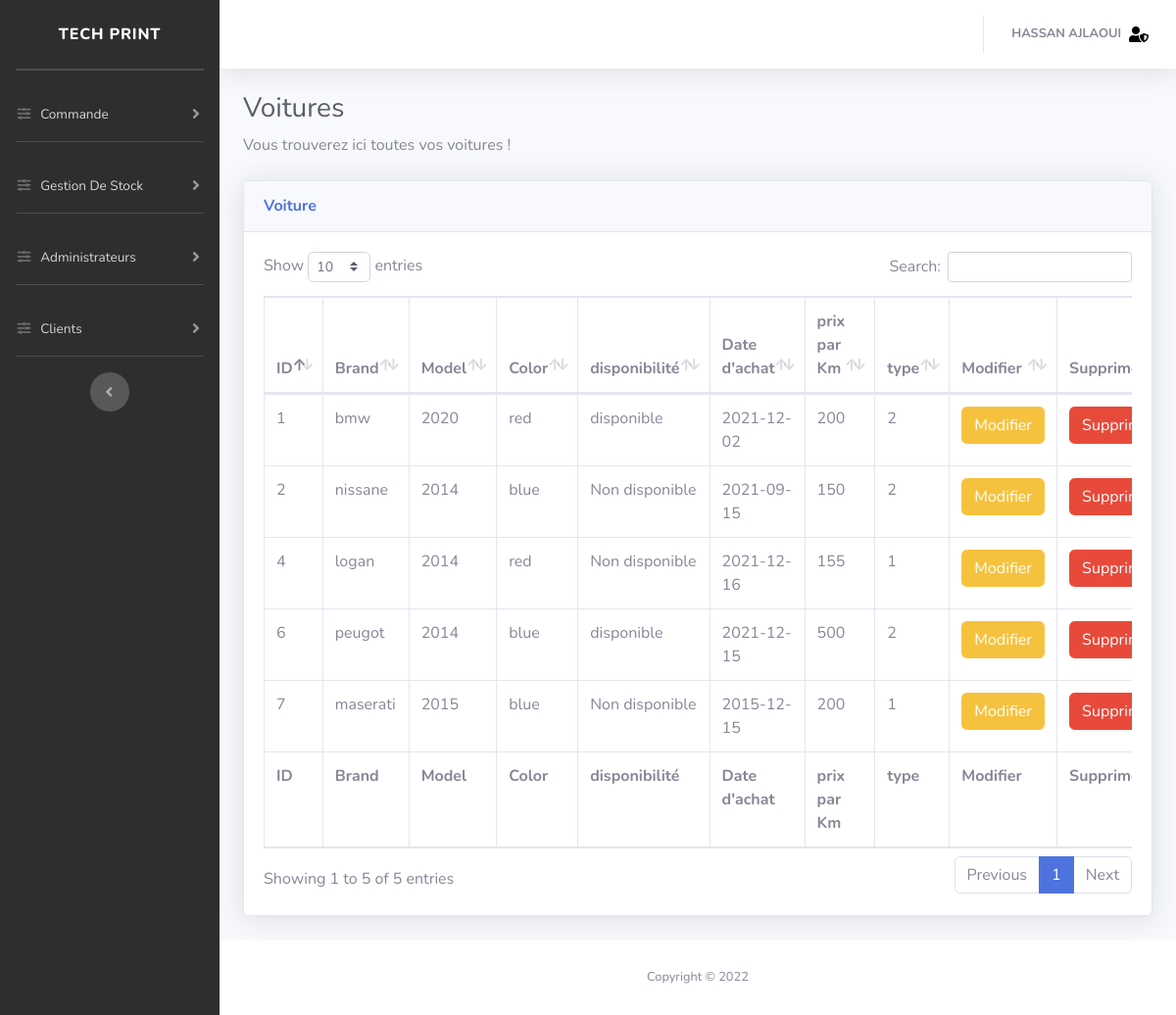
The app's page /dash/cars.php (signed in) with its own data.
### tables this page shows
CREATE TABLE `cars` (
  `carID` int(11) NOT NULL,
  `carBrand` varchar(20) DEFAULT NULL,
  `carModel` varchar(20) DEFAULT NULL,
  `carColor` varchar(20) DEFAULT NULL,
  `isDisponible` enum('1','-1') NOT NULL DEFAULT '1',
  `purchaseDate` date DEFAULT NULL,
  `priceKm` decimal(10,0) NOT NULL,
  `typeID` int(11) DEFAULT NULL
);

### dash/traitement/function.php (called while the page is built, shortened)
<?php
	function connecte(){
					try{
						$db = new PDO('mysql:host=localhost;dbname=cars;charset=utf8','root','');
						$db->setAttribute(PDO::ATTR_DEFAULT_FETCH_MODE, PDO::FETCH_ASSOC);
						$db->query("SET NAMES utf8mb4");
					}catch(PDOException $e){
					}
					return $db;
				}
	function PDO($query,$array){
					$db = connecte();
					$stm = $db->prepare($query);
					$stm->execute();
					return $stm;
				}
?>

### dash/cars.php (the view, shortened to what this page needs)
<!DOCTYPE html>
<html lang="en">
<head>
  <link href="vendor/fontawesome-free/css/all.min.css" rel="stylesheet" type="text/css">
  <link href="css/sb-admin-2.min.css" rel="stylesheet">
  <link href="vendor/datatables/dataTables.bootstrap4.min.css" rel="stylesheet">
</head>
<body id="page-top">
  <div id="wrapper">
    <div id="content-wrapper" class="d-flex flex-column">
      <div id="content">
         <?php
          include("nav.php");
          include("traitement/function.php");
        ?>
        <div class="container-fluid">
          <h1 class="h3 mb-2 text-gray-800">Voitures</h1>
          <p class="mb-4">Vous trouverez ici toutes vos voitures ! </p>
          <div class="card shadow mb-4">
            <div class="card-header py-3">
              <h6 class="m-0 font-weight-bold text-primary">Voiture</h6>
            </div>
            <div class="card-body">
              <div class="table-responsive">
                <table class="table table-bordered" id="dataTable" width="100%" cellspacing="0">
                  <thead>
                    <tr>
                      <th>ID</th>
                      <th>Brand</th>
                      <th>Model</th>
                      <th>Color</th>
                      <th>disponibilité</th>
                      <th>Date d'achat</th>
                      <th>prix par Km</th>
                      <th>type</th>
                      <th>Modifier</th>
                      <th>Supprimer</th>
                    </tr>
                  </thead>
                  <tfoot>
                    <tr>
                      <th>ID</th>
                      <th>Brand</th>
                      <th>Model</th>
                      <th>Color</th>
                      <th>disponibilité</th>
                      <th>Date d'achat</th>
                      <th>prix par Km</th>
                      <th>type</th>
                      <th>Modifier</th>
                      <th>Supprimer</th>
                    </tr>
                  </tfoot>
                  <tbody>
                      <?php
                         $sql = "SELECT * FROM `cars` ORDER BY carID asc";
                         $value = array();
                         $result = PDO($sql,$value);
                        if($result->rowCount()!=0)
                        {
                          while($row = $result->fetch())
                          {
                            if($row['isDisponible']==1){
                              $row['isDisponible']="disponible";
                            }else{
                              $row['isDisponible']="Non disponible";
                            }
                            echo '
                                <tr>
                                  <td>'.$row['carID'].'</td>
                                  <td>'.$row['carBrand'].'</td>
                                  <td>'.$row['carModel'].'</td>
                                  <td>'.$row['carColor'].'</td>
                                  <td>'.$row['isDisponible'].'</td>
                                  <td>'.$row['purchaseDate'].'</td>
                                  <td>'.$row['priceKm'].'</td>
                                  <td>'.$row['typeID'].'</td>
                                  <td>
                                      <button type="button" class="btn btn-warning" onclick=" window.location.href = \'traitCar.php?id='.$row['carID'].'\';">
                                          Modifier
                                      </button>
                                  </td>
                                  <td>
                                      <form action="dropcar.php" method="post">
                                        <input type="hidden"   name="id" value="'.$row['carID'].'" >
                                        <input type="submit" value="Supprimer" class="btn btn-danger">
                                      </form>
                                  </td>
                                </tr>'
                            ;
                          }
                        }
                      ?>
                  </tbody>
                </table>
              </div>
            </div>
          </div>
        </div>
      </div>
      <footer class="sticky-footer bg-white">
        <div class="container my-auto">
          <div class="copyright text-center my-auto">
            <span>Copyright &copy; <script>document.write(new Date().getFullYear());</script></span>
          </div>
        </div>
      </footer>
    </div>
  </div>
</body>
</html>

### records on screen
cars: carID "1", carBrand "bmw", carModel "2020", carColor "red", isDisponible "disponible", purchaseDate "2021-12-02", priceKm "200", typeID "2"
cars: carID "2", carBrand "nissane", carModel "2014", carColor "blue", isDisponible "Non disponible", purchaseDate "2021-09-15", priceKm "150", typeID "2"
cars: carID "4", carBrand "logan", carModel "2014", carColor "red", isDisponible "Non disponible", purchaseDate "2021-12-16", priceKm "155", typeID "1"
cars: carID "6", carBrand "peugot", carModel "2014", carColor "blue", isDisponible "disponible", purchaseDate "2021-12-15", priceKm "500", typeID "2"
cars: carID "7", carBrand "maserati", carModel "2015", carColor "blue", isDisponible "Non disponible", purchaseDate "2015-12-15", priceKm "200", typeID "1"

### other values on screen
$_SESSION['nom'] "HASSAN AJLAOUI"
